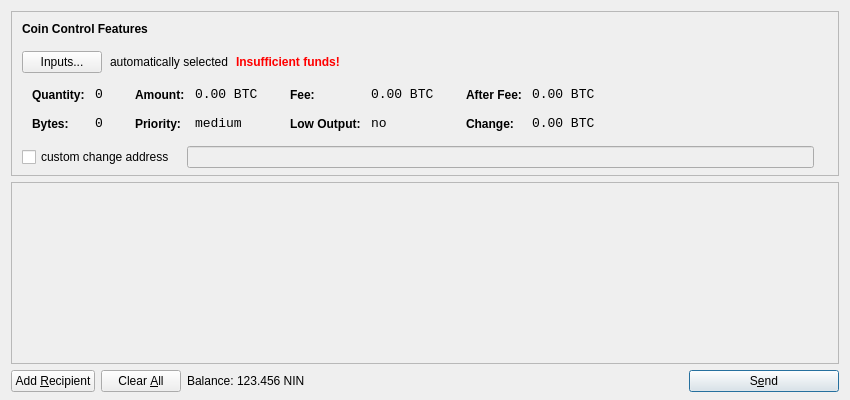
<?xml version="1.0" encoding="UTF-8"?>
<ui version="4.0">
 <class>SendCoinsDialog</class>
 <widget class="QDialog" name="SendCoinsDialog">
  <property name="geometry">
   <rect>
    <x>0</x>
    <y>0</y>
    <width>850</width>
    <height>400</height>
   </rect>
  </property>
  <property name="windowTitle">
   <string>Send Coins</string>
  </property>
  <layout class="QVBoxLayout" name="verticalLayout" stretch="0,1,0">
   <property name="bottomMargin">
    <number>8</number>
   </property>
   <item>
    <widget class="QFrame" name="frameCoinControl">
     <property name="sizePolicy">
      <sizepolicy hsizetype="Expanding" vsizetype="Expanding">
       <horstretch>0</horstretch>
       <verstretch>0</verstretch>
      </sizepolicy>
     </property>
     <property name="maximumSize">
      <size>
       <width>16777215</width>
       <height>16777215</height>
      </size>
     </property>
     <property name="frameShape">
      <enum>QFrame::StyledPanel</enum>
     </property>
     <property name="frameShadow">
      <enum>QFrame::Sunken</enum>
     </property>
     <layout class="QVBoxLayout" name="verticalLayoutCoinControl2">
      <property name="spacing">
       <number>-1</number>
      </property>
      <property name="leftMargin">
       <number>0</number>
      </property>
      <property name="topMargin">
       <number>0</number>
      </property>
      <property name="rightMargin">
       <number>0</number>
      </property>
      <property name="bottomMargin">
       <number>6</number>
      </property>
      <item>
       <layout class="QVBoxLayout" name="verticalLayoutCoinControl" stretch="0,0,0,0,1">
        <property name="spacing">
         <number>0</number>
        </property>
        <property name="leftMargin">
         <number>10</number>
        </property>
        <property name="topMargin">
         <number>10</number>
        </property>
        <item>
         <layout class="QHBoxLayout" name="horizontalLayoutCoinControl1">
          <property name="bottomMargin">
           <number>15</number>
          </property>
          <item>
           <widget class="QLabel" name="labelCoinControlFeatures">
            <property name="sizePolicy">
             <sizepolicy hsizetype="Preferred" vsizetype="Maximum">
              <horstretch>0</horstretch>
              <verstretch>0</verstretch>
             </sizepolicy>
            </property>
            <property name="font">
             <font>
              <weight>75</weight>
              <bold>true</bold>
             </font>
            </property>
            <property name="styleSheet">
             <string notr="true">font-weight:bold;</string>
            </property>
            <property name="text">
             <string>Coin Control Features</string>
            </property>
           </widget>
          </item>
         </layout>
        </item>
        <item>
         <layout class="QHBoxLayout" name="horizontalLayoutCoinControl2" stretch="0,0,0,0">
          <property name="spacing">
           <number>8</number>
          </property>
          <property name="bottomMargin">
           <number>10</number>
          </property>
          <item>
           <widget class="QPushButton" name="pushButtonCoinControl">
            <property name="styleSheet">
             <string notr="true"/>
            </property>
            <property name="text">
             <string>Inputs...</string>
            </property>
           </widget>
          </item>
          <item>
           <widget class="QLabel" name="labelCoinControlAutomaticallySelected">
            <property name="text">
             <string>automatically selected</string>
            </property>
            <property name="margin">
             <number>5</number>
            </property>
           </widget>
          </item>
          <item>
           <widget class="QLabel" name="labelCoinControlInsuffFunds">
            <property name="font">
             <font>
              <weight>75</weight>
              <bold>true</bold>
             </font>
            </property>
            <property name="styleSheet">
             <string notr="true">color:red;font-weight:bold;</string>
            </property>
            <property name="text">
             <string>Insufficient funds!</string>
            </property>
            <property name="margin">
             <number>5</number>
            </property>
           </widget>
          </item>
          <item>
           <spacer name="horizontalSpacerCoinControl">
            <property name="orientation">
             <enum>Qt::Horizontal</enum>
            </property>
            <property name="sizeHint" stdset="0">
             <size>
              <width>40</width>
              <height>1</height>
             </size>
            </property>
           </spacer>
          </item>
         </layout>
        </item>
        <item>
         <widget class="QWidget" name="widgetCoinControl" native="true">
          <property name="sizePolicy">
           <sizepolicy hsizetype="Preferred" vsizetype="Preferred">
            <horstretch>0</horstretch>
            <verstretch>0</verstretch>
           </sizepolicy>
          </property>
          <property name="minimumSize">
           <size>
            <width>0</width>
            <height>0</height>
           </size>
          </property>
          <property name="styleSheet">
           <string notr="true"/>
          </property>
          <layout class="QHBoxLayout" name="horizontalLayoutCoinControl5">
           <property name="margin">
            <number>0</number>
           </property>
           <item>
            <layout class="QHBoxLayout" name="horizontalLayoutCoinControl3" stretch="0,0,0,1">
             <property name="spacing">
              <number>20</number>
             </property>
             <property name="topMargin">
              <number>0</number>
             </property>
             <property name="bottomMargin">
              <number>10</number>
             </property>
             <item>
              <layout class="QFormLayout" name="formLayoutCoinControl1">
               <property name="horizontalSpacing">
                <number>10</number>
               </property>
               <property name="verticalSpacing">
                <number>14</number>
               </property>
               <property name="leftMargin">
                <number>10</number>
               </property>
               <property name="topMargin">
                <number>4</number>
               </property>
               <property name="rightMargin">
                <number>6</number>
               </property>
               <item row="0" column="0">
                <widget class="QLabel" name="labelCoinControlQuantityText">
                 <property name="styleSheet">
                  <string notr="true">font-weight:bold;</string>
                 </property>
                 <property name="text">
                  <string>Quantity:</string>
                 </property>
                 <property name="margin">
                  <number>0</number>
                 </property>
                </widget>
               </item>
               <item row="0" column="1">
                <widget class="QLabel" name="labelCoinControlQuantity">
                 <property name="font">
                  <font>
                   <family>Monospace</family>
                   <pointsize>10</pointsize>
                  </font>
                 </property>
                 <property name="cursor">
                  <cursorShape>IBeamCursor</cursorShape>
                 </property>
                 <property name="contextMenuPolicy">
                  <enum>Qt::ActionsContextMenu</enum>
                 </property>
                 <property name="text">
                  <string notr="true">0</string>
                 </property>
                 <property name="margin">
                  <number>0</number>
                 </property>
                 <property name="textInteractionFlags">
                  <set>Qt::LinksAccessibleByMouse|Qt::TextSelectableByKeyboard|Qt::TextSelectableByMouse</set>
                 </property>
                </widget>
               </item>
               <item row="1" column="0">
                <widget class="QLabel" name="labelCoinControlBytesText">
                 <property name="styleSheet">
                  <string notr="true">font-weight:bold;</string>
                 </property>
                 <property name="text">
                  <string>Bytes:</string>
                 </property>
                </widget>
               </item>
               <item row="1" column="1">
                <widget class="QLabel" name="labelCoinControlBytes">
                 <property name="font">
                  <font>
                   <family>Monospace</family>
                   <pointsize>10</pointsize>
                  </font>
                 </property>
                 <property name="cursor">
                  <cursorShape>IBeamCursor</cursorShape>
                 </property>
                 <property name="contextMenuPolicy">
                  <enum>Qt::ActionsContextMenu</enum>
                 </property>
                 <property name="text">
                  <string notr="true">0</string>
                 </property>
                 <property name="textInteractionFlags">
                  <set>Qt::LinksAccessibleByMouse|Qt::TextSelectableByKeyboard|Qt::TextSelectableByMouse</set>
                 </property>
                </widget>
               </item>
              </layout>
             </item>
             <item>
              <layout class="QFormLayout" name="formLayoutCoinControl2">
               <property name="horizontalSpacing">
                <number>10</number>
               </property>
               <property name="verticalSpacing">
                <number>14</number>
               </property>
               <property name="leftMargin">
                <number>6</number>
               </property>
               <property name="topMargin">
                <number>4</number>
               </property>
               <property name="rightMargin">
                <number>6</number>
               </property>
               <item row="0" column="0">
                <widget class="QLabel" name="labelCoinControlAmountText">
                 <property name="styleSheet">
                  <string notr="true">font-weight:bold;</string>
                 </property>
                 <property name="text">
                  <string>Amount:</string>
                 </property>
                 <property name="margin">
                  <number>0</number>
                 </property>
                </widget>
               </item>
               <item row="0" column="1">
                <widget class="QLabel" name="labelCoinControlAmount">
                 <property name="font">
                  <font>
                   <family>Monospace</family>
                   <pointsize>10</pointsize>
                  </font>
                 </property>
                 <property name="cursor">
                  <cursorShape>IBeamCursor</cursorShape>
                 </property>
                 <property name="contextMenuPolicy">
                  <enum>Qt::ActionsContextMenu</enum>
                 </property>
                 <property name="text">
                  <string notr="true">0.00 BTC</string>
                 </property>
                 <property name="textInteractionFlags">
                  <set>Qt::LinksAccessibleByMouse|Qt::TextSelectableByKeyboard|Qt::TextSelectableByMouse</set>
                 </property>
                </widget>
               </item>
               <item row="1" column="0">
                <widget class="QLabel" name="labelCoinControlPriorityText">
                 <property name="styleSheet">
                  <string notr="true">font-weight:bold;</string>
                 </property>
                 <property name="text">
                  <string>Priority:</string>
                 </property>
                </widget>
               </item>
               <item row="1" column="1">
                <widget class="QLabel" name="labelCoinControlPriority">
                 <property name="font">
                  <font>
                   <family>Monospace</family>
                   <pointsize>10</pointsize>
                  </font>
                 </property>
                 <property name="cursor">
                  <cursorShape>IBeamCursor</cursorShape>
                 </property>
                 <property name="contextMenuPolicy">
                  <enum>Qt::ActionsContextMenu</enum>
                 </property>
                 <property name="text">
                  <string>medium</string>
                 </property>
                 <property name="textInteractionFlags">
                  <set>Qt::LinksAccessibleByMouse|Qt::TextSelectableByKeyboard|Qt::TextSelectableByMouse</set>
                 </property>
                </widget>
               </item>
              </layout>
             </item>
             <item>
              <layout class="QFormLayout" name="formLayoutCoinControl3">
               <property name="horizontalSpacing">
                <number>10</number>
               </property>
               <property name="verticalSpacing">
                <number>14</number>
               </property>
               <property name="leftMargin">
                <number>6</number>
               </property>
               <property name="topMargin">
                <number>4</number>
               </property>
               <property name="rightMargin">
                <number>6</number>
               </property>
               <item row="0" column="0">
                <widget class="QLabel" name="labelCoinControlFeeText">
                 <property name="styleSheet">
                  <string notr="true">font-weight:bold;</string>
                 </property>
                 <property name="text">
                  <string>Fee:</string>
                 </property>
                 <property name="margin">
                  <number>0</number>
                 </property>
                </widget>
               </item>
               <item row="0" column="1">
                <widget class="QLabel" name="labelCoinControlFee">
                 <property name="font">
                  <font>
                   <family>Monospace</family>
                   <pointsize>10</pointsize>
                  </font>
                 </property>
                 <property name="cursor">
                  <cursorShape>IBeamCursor</cursorShape>
                 </property>
                 <property name="contextMenuPolicy">
                  <enum>Qt::ActionsContextMenu</enum>
                 </property>
                 <property name="text">
                  <string notr="true">0.00 BTC</string>
                 </property>
                 <property name="textInteractionFlags">
                  <set>Qt::LinksAccessibleByMouse|Qt::TextSelectableByKeyboard|Qt::TextSelectableByMouse</set>
                 </property>
                </widget>
               </item>
               <item row="1" column="0">
                <widget class="QLabel" name="labelCoinControlLowOutputText">
                 <property name="styleSheet">
                  <string notr="true">font-weight:bold;</string>
                 </property>
                 <property name="text">
                  <string>Low Output:</string>
                 </property>
                </widget>
               </item>
               <item row="1" column="1">
                <widget class="QLabel" name="labelCoinControlLowOutput">
                 <property name="font">
                  <font>
                   <family>Monospace</family>
                   <pointsize>10</pointsize>
                  </font>
                 </property>
                 <property name="cursor">
                  <cursorShape>IBeamCursor</cursorShape>
                 </property>
                 <property name="contextMenuPolicy">
                  <enum>Qt::ActionsContextMenu</enum>
                 </property>
                 <property name="text">
                  <string>no</string>
                 </property>
                 <property name="textInteractionFlags">
                  <set>Qt::LinksAccessibleByMouse|Qt::TextSelectableByKeyboard|Qt::TextSelectableByMouse</set>
                 </property>
                </widget>
               </item>
              </layout>
             </item>
             <item>
              <layout class="QFormLayout" name="formLayoutCoinControl4">
               <property name="horizontalSpacing">
                <number>10</number>
               </property>
               <property name="verticalSpacing">
                <number>14</number>
               </property>
               <property name="leftMargin">
                <number>6</number>
               </property>
               <property name="topMargin">
                <number>4</number>
               </property>
               <property name="rightMargin">
                <number>6</number>
               </property>
               <item row="0" column="0">
                <widget class="QLabel" name="labelCoinControlAfterFeeText">
                 <property name="styleSheet">
                  <string notr="true">font-weight:bold;</string>
                 </property>
                 <property name="text">
                  <string>After Fee:</string>
                 </property>
                 <property name="margin">
                  <number>0</number>
                 </property>
                </widget>
               </item>
               <item row="0" column="1">
                <widget class="QLabel" name="labelCoinControlAfterFee">
                 <property name="font">
                  <font>
                   <family>Monospace</family>
                   <pointsize>10</pointsize>
                  </font>
                 </property>
                 <property name="cursor">
                  <cursorShape>IBeamCursor</cursorShape>
                 </property>
                 <property name="contextMenuPolicy">
                  <enum>Qt::ActionsContextMenu</enum>
                 </property>
                 <property name="text">
                  <string notr="true">0.00 BTC</string>
                 </property>
                 <property name="textInteractionFlags">
                  <set>Qt::LinksAccessibleByMouse|Qt::TextSelectableByKeyboard|Qt::TextSelectableByMouse</set>
                 </property>
                </widget>
               </item>
               <item row="1" column="0">
                <widget class="QLabel" name="labelCoinControlChangeText">
                 <property name="styleSheet">
                  <string notr="true">font-weight:bold;</string>
                 </property>
                 <property name="text">
                  <string>Change:</string>
                 </property>
                </widget>
               </item>
               <item row="1" column="1">
                <widget class="QLabel" name="labelCoinControlChange">
                 <property name="font">
                  <font>
                   <family>Monospace</family>
                   <pointsize>10</pointsize>
                  </font>
                 </property>
                 <property name="cursor">
                  <cursorShape>IBeamCursor</cursorShape>
                 </property>
                 <property name="contextMenuPolicy">
                  <enum>Qt::ActionsContextMenu</enum>
                 </property>
                 <property name="text">
                  <string notr="true">0.00 BTC</string>
                 </property>
                 <property name="textInteractionFlags">
                  <set>Qt::LinksAccessibleByMouse|Qt::TextSelectableByKeyboard|Qt::TextSelectableByMouse</set>
                 </property>
                </widget>
               </item>
              </layout>
             </item>
            </layout>
           </item>
          </layout>
         </widget>
        </item>
        <item>
         <layout class="QHBoxLayout" name="horizontalLayoutCoinControl4" stretch="0,0,0">
          <property name="spacing">
           <number>12</number>
          </property>
          <property name="sizeConstraint">
           <enum>QLayout::SetDefaultConstraint</enum>
          </property>
          <property name="topMargin">
           <number>5</number>
          </property>
          <property name="rightMargin">
           <number>5</number>
          </property>
          <item>
           <widget class="QCheckBox" name="checkBoxCoinControlChange">
            <property name="text">
             <string>custom change address</string>
            </property>
           </widget>
          </item>
          <item>
           <widget class="QLineEdit" name="lineEditCoinControlChange">
            <property name="enabled">
             <bool>false</bool>
            </property>
            <property name="sizePolicy">
             <sizepolicy hsizetype="Expanding" vsizetype="Fixed">
              <horstretch>0</horstretch>
              <verstretch>0</verstretch>
             </sizepolicy>
            </property>
           </widget>
          </item>
          <item>
           <widget class="QLabel" name="labelCoinControlChangeLabel">
            <property name="sizePolicy">
             <sizepolicy hsizetype="Preferred" vsizetype="Expanding">
              <horstretch>0</horstretch>
              <verstretch>0</verstretch>
             </sizepolicy>
            </property>
            <property name="minimumSize">
             <size>
              <width>0</width>
              <height>0</height>
             </size>
            </property>
            <property name="text">
             <string/>
            </property>
            <property name="margin">
             <number>3</number>
            </property>
           </widget>
          </item>
         </layout>
        </item>
        <item>
         <spacer name="verticalSpacerCoinControl">
          <property name="orientation">
           <enum>Qt::Vertical</enum>
          </property>
          <property name="sizeHint" stdset="0">
           <size>
            <width>800</width>
            <height>1</height>
           </size>
          </property>
         </spacer>
        </item>
       </layout>
      </item>
     </layout>
    </widget>
   </item>
   <item>
    <widget class="QScrollArea" name="scrollArea">
     <property name="widgetResizable">
      <bool>true</bool>
     </property>
     <widget class="QWidget" name="scrollAreaWidgetContents">
      <property name="geometry">
       <rect>
        <x>0</x>
        <y>0</y>
        <width>830</width>
        <height>165</height>
       </rect>
      </property>
      <layout class="QVBoxLayout" name="verticalLayout_2">
       <property name="margin">
        <number>0</number>
       </property>
       <item>
        <layout class="QVBoxLayout" name="entries">
         <property name="spacing">
          <number>6</number>
         </property>
        </layout>
       </item>
       <item>
        <spacer name="verticalSpacer">
         <property name="orientation">
          <enum>Qt::Vertical</enum>
         </property>
         <property name="sizeHint" stdset="0">
          <size>
           <width>20</width>
           <height>40</height>
          </size>
         </property>
        </spacer>
       </item>
      </layout>
     </widget>
    </widget>
   </item>
   <item>
    <layout class="QHBoxLayout" name="horizontalLayout">
     <item>
      <widget class="QPushButton" name="addButton">
       <property name="toolTip">
        <string>Send to multiple recipients at once</string>
       </property>
       <property name="text">
        <string>Add &amp;Recipient</string>
       </property>
       <property name="icon">
        <iconset resource="../bitcoin.qrc">
         <normaloff>:/icons/add</normaloff>:/icons/add</iconset>
       </property>
       <property name="autoDefault">
        <bool>false</bool>
       </property>
      </widget>
     </item>
     <item>
      <widget class="QPushButton" name="clearButton">
       <property name="sizePolicy">
        <sizepolicy hsizetype="Minimum" vsizetype="Fixed">
         <horstretch>0</horstretch>
         <verstretch>0</verstretch>
        </sizepolicy>
       </property>
       <property name="toolTip">
        <string>Remove all transaction fields</string>
       </property>
       <property name="text">
        <string>Clear &amp;All</string>
       </property>
       <property name="icon">
        <iconset resource="../bitcoin.qrc">
         <normaloff>:/icons/remove</normaloff>:/icons/remove</iconset>
       </property>
       <property name="autoRepeatDelay">
        <number>300</number>
       </property>
       <property name="autoDefault">
        <bool>false</bool>
       </property>
      </widget>
     </item>
     <item>
      <layout class="QHBoxLayout" name="horizontalLayout_2">
       <property name="spacing">
        <number>3</number>
       </property>
       <item>
        <widget class="QLabel" name="label">
         <property name="text">
          <string>Balance:</string>
         </property>
        </widget>
       </item>
       <item>
        <widget class="QLabel" name="labelBalance">
         <property name="cursor">
          <cursorShape>IBeamCursor</cursorShape>
         </property>
         <property name="text">
          <string>123.456 NIN</string>
         </property>
         <property name="textInteractionFlags">
          <set>Qt::LinksAccessibleByMouse|Qt::TextSelectableByKeyboard|Qt::TextSelectableByMouse</set>
         </property>
        </widget>
       </item>
      </layout>
     </item>
     <item>
      <spacer name="horizontalSpacer">
       <property name="orientation">
        <enum>Qt::Horizontal</enum>
       </property>
       <property name="sizeHint" stdset="0">
        <size>
         <width>40</width>
         <height>20</height>
        </size>
       </property>
      </spacer>
     </item>
     <item>
      <widget class="QPushButton" name="sendButton">
       <property name="minimumSize">
        <size>
         <width>150</width>
         <height>0</height>
        </size>
       </property>
       <property name="toolTip">
        <string>Confirm the send action</string>
       </property>
       <property name="text">
        <string>S&amp;end</string>
       </property>
       <property name="icon">
        <iconset resource="../bitcoin.qrc">
         <normaloff>:/icons/send</normaloff>:/icons/send</iconset>
       </property>
       <property name="default">
        <bool>true</bool>
       </property>
      </widget>
     </item>
    </layout>
   </item>
  </layout>
 </widget>
 <resources>
  <include location="../bitcoin.qrc"/>
 </resources>
 <connections/>
</ui>
